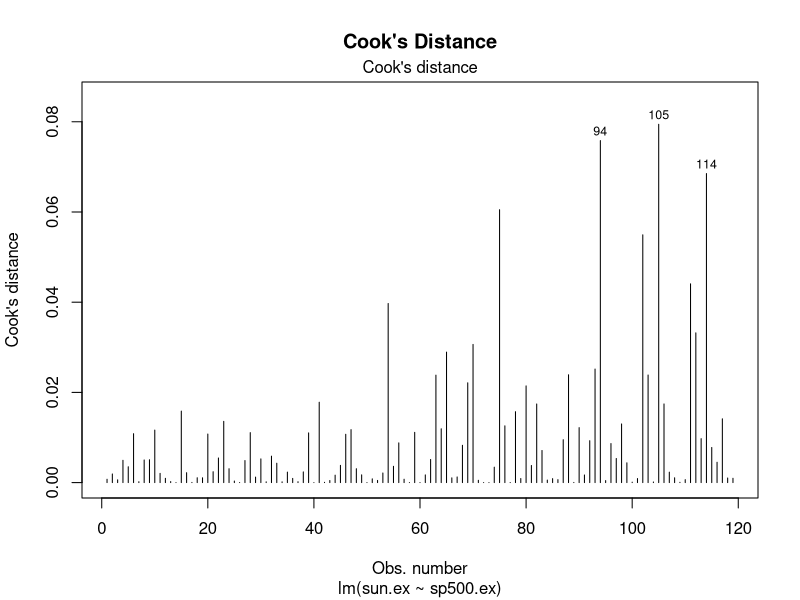
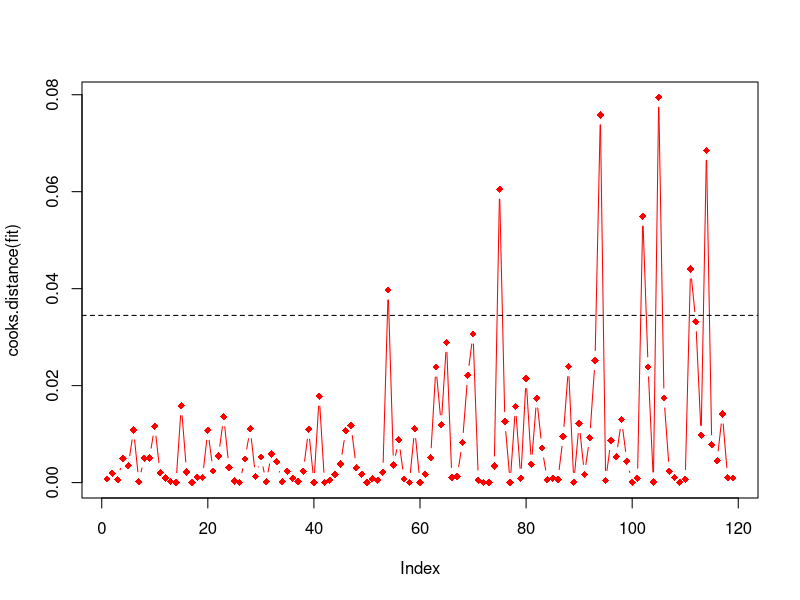
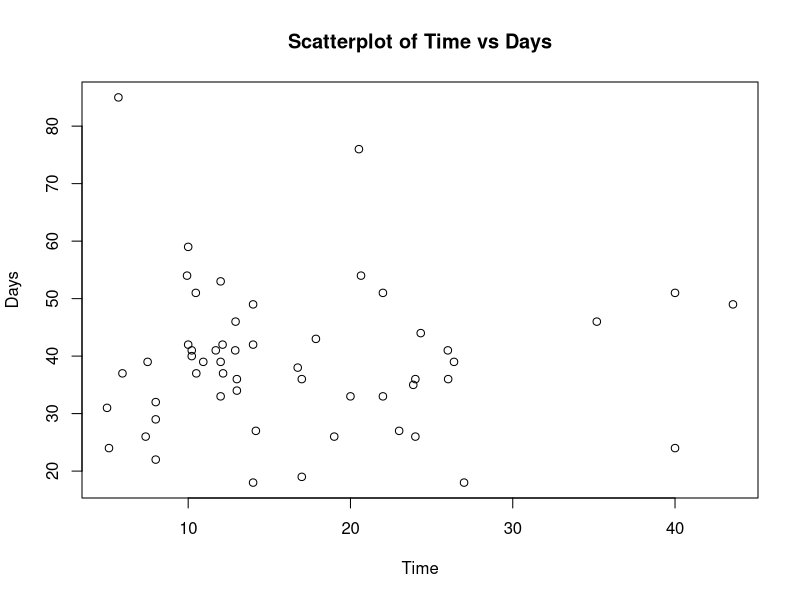
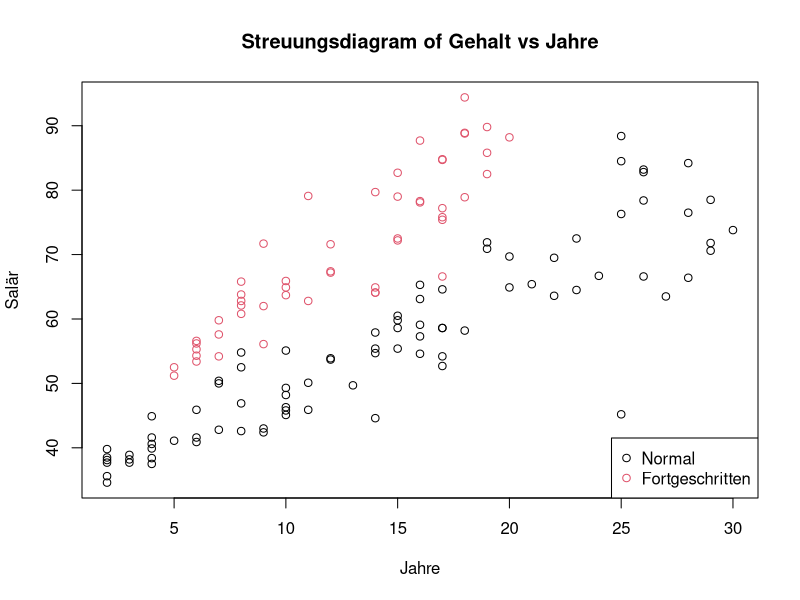
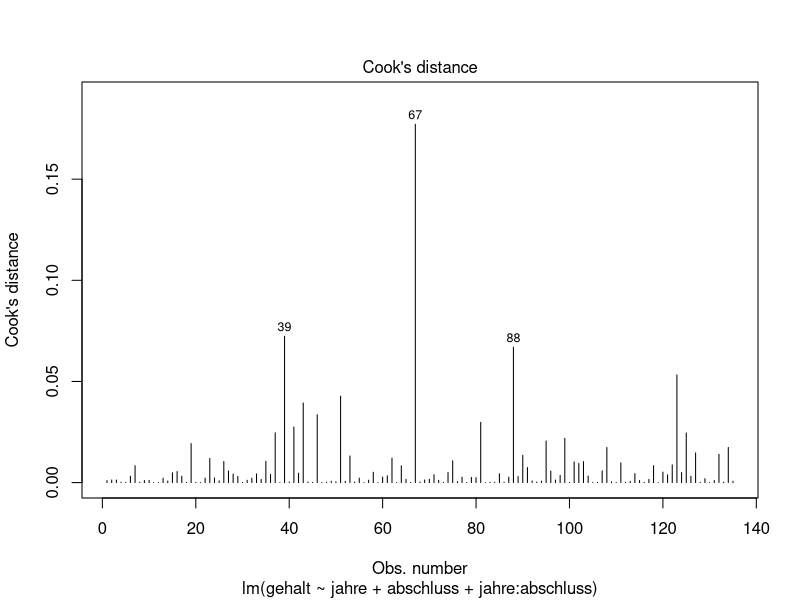
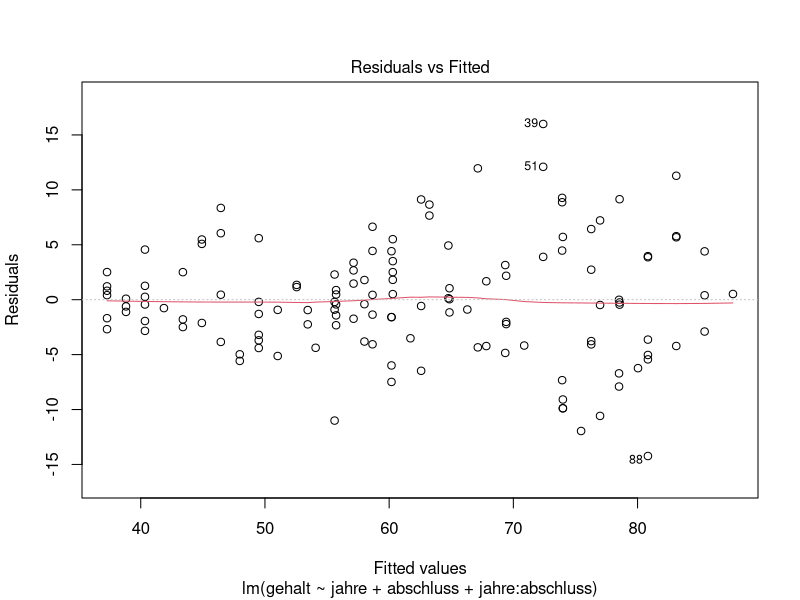
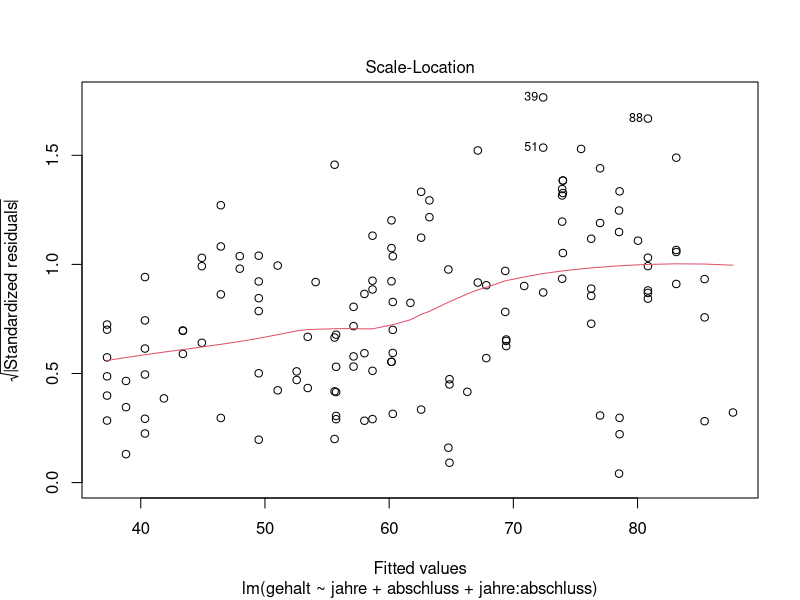
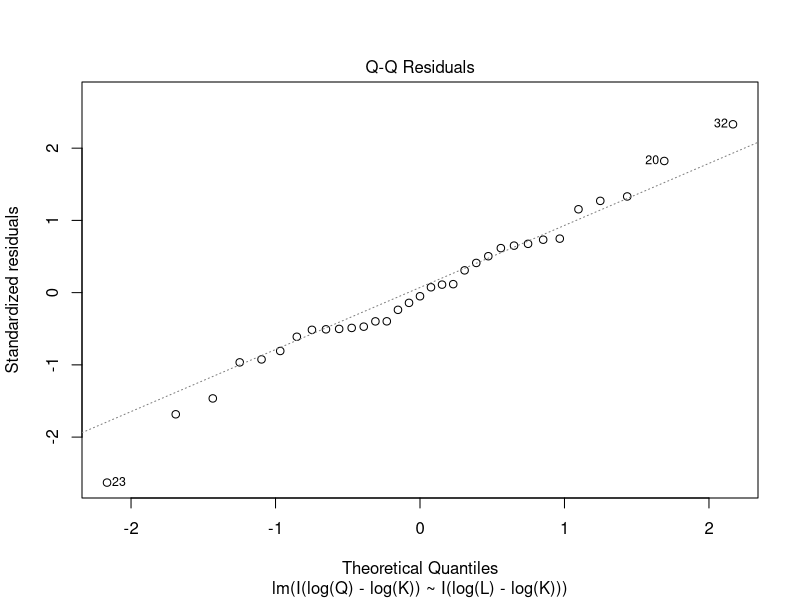

The R script that drew these images, in order:
## ---- chunk 1
# Erstellen des Datensatzes
ross_13_3_6 <- matrix(c(12, 10, 4, 32, 40, 38, 7, 12, 25),
    nrow = 3, byrow = TRUE,
    dimnames = list(c("Above", "Average", "Below"), c("1", "2", "3+"))
)
ross_13_3_6
## ---- chunk 2
# Durchführung des Chi-Quadrat-Tests
chisq_test <- chisq.test(ross_13_3_6)
chisq_test
## ---- chunk 3
round(chisq.test(ross_13_3_6)$expected, 1)
## ---- chunk 4
# Einlesen der Daten für Aufgabe 2
medikament <- read.csv("data/medikament.csv")
head(medikament)
## ---- chunk 5
# Berechnung des Konfidenz-Intervalls
senkung <- medikament$before - medikament$after
ci <- t.test(senkung)$conf.int
ci
## ---- chunk 6
# Berechnung der Korrelation
cor(medikament$before, medikament$after)
## ---- chunk 7
# Direkte Berechnung von s_D
sd(senkung)

# Indirekte Berechnung von s_D
sqrt(var(medikament$before) + var(medikament$after) - 2 *
    cor(medikament$before, medikament$after) * sd(medikament$before) * sd(medikament$after))
## ---- chunk 8
# Einlesen der Placebodaten
placebo <- read.csv("data/placebo.csv")

# Berechnung der Konfidenz-Intervalle für die Differenzen
senkung_placebo <- placebo$before - placebo$after
t.test(senkung, senkung_placebo)$conf.int
## ---- chunk 9
# Einlesen der Daten für Aufgabe 3
aktien <- read.csv("data/aktien.csv")
head(aktien)
## ---- chunk 10
# CAPM-Modell
fit <- lm(sun.ex ~ sp500.ex, data = aktien)
summary(fit)
## ---- chunk 11
# Berechnung der Cook's Distance
plot(fit, main = "Cook's Distance", which = 4)
plot(cooks.distance(fit), type = "b", pch = 18, col = "red")
N <- nrow(aktien)
k <- 2
cutoff <- 4 / (N - k - 1)
abline(h = cutoff, lty = 2)
## ---- chunk 12
# Konfidenz-Intervall für Beta
confint(fit)["sp500.ex", ]
## ---- chunk 13
# Hypothesentest für Alpha
summary(fit)$coefficients["(Intercept)", ]
## ---- chunk 14
# Vorhersage
new_data <- data.frame(sp500.ex = 3)
predict(fit, newdata = new_data)
## ---- chunk 15
# Konfidenz-Intervall
predict(fit, newdata = new_data, interval = "confidence")
## ---- chunk 16
# Einlesen der Daten für Aufgabe 4
boegg <- read.csv("data/boegg.csv")
head(boegg)
## ---- chunk 17
# Streudiagramm
plot(boegg$time, boegg$days, xlab = "Time", ylab = "Days", main = "Scatterplot of Time vs Days")
## ---- chunk 18
# Lineares Modell
fit_boegg <- lm(days ~ time, data = boegg)
summary(fit_boegg)
## ---- chunk 19
# Hypothesentest
summary(fit_boegg)$coefficients["time", ]
## ---- chunk 20
# Vorhersage für 2019
new_data <- data.frame(time = 17.73)
predict(fit_boegg, newdata = new_data, interval = "prediction", level = 0.90)
## ---- chunk 21
# Entfernung der einflussreichen Beobachtungen
cooksd_boegg <- cooks.distance(fit_boegg)
influential_boegg <- which(cooksd_boegg > (4 / (nrow(boegg) - 2 - 1)))
boegg_no_infl <- boegg[-influential_boegg, ]

# Neues Modell ohne einflussreiche Beobachtungen
fit_boegg_no_infl <- lm(days ~ time, data = boegg_no_infl)
summary(fit_boegg_no_infl)
predict(fit_boegg_no_infl, data.frame(year = 2019, days = 10, time = 17.73),
    interval = "prediction", level = 0.90
)
## ---- chunk 22
# Einlesen der Daten für Aufgabe 5
cocaine <- read.csv("data/cocaine.csv")
## ---- chunk 23
fit_cocaine <- lm(price ~ quant + qual + trend, data = cocaine)
summary(fit_cocaine)
## ---- chunk 24
# option 1
predict(fit_cocaine, data.frame(price = 0, quant = 100, qual = 60, trend = 10), se = T)

# option 2
predict(fit_cocaine, data.frame(price = 0, quant = 100, qual = 60, trend = 10), interval = "prediction", level = 0.90)
## ---- chunk 25
# Einlesen der Daten für Aufgabe 6
berufe <- read.csv("data/berufe.csv")
## ---- chunk 26
plot(berufe$jahre, berufe$gehalt,
    col = berufe$abschluss + 1, xlab = "Jahre", ylab = "Salär", main =
        "Streuungsdiagram of Gehalt vs Jahre"
)
legend("bottomright", legend = c("Normal", "Fortgeschritten"), col = 1:2, pch = 1)
## ---- chunk 27
fit_beruf <- lm(gehalt ~ jahre + abschluss, data = berufe)
summary(fit_beruf)
## ---- chunk 28
fit_beruf_2 <- lm(gehalt ~ jahre + abschluss, data = berufe)
summary(fit_beruf_2)
## ---- chunk 29
fit_beruf_3 <- lm(gehalt ~ jahre + abschluss + jahre:abschluss, data = berufe)
summary(fit_beruf_3)
## ---- chunk 30
# Suchen nach Ausreissern (Cook's Distance, obs. 67 sieht nach Ausreisser aus)
plot(fit_beruf_3, which = 4)
fit_beruf_4 <- lm(gehalt ~ jahre + abschluss + jahre:abschluss, data = berufe[-67, ])
summary(fit_beruf_4)
## ---- chunk 31
confint(fit_beruf_4, level = 0.9)["jahre", ]
plot(fit_beruf_4, which = 1)
plot(fit_beruf_4, which = 3)
## ---- chunk 32
# HC3 Inference
lmtest::coeftest(fit_beruf_4, vcov = sandwich::vcovHC(fit_beruf_4, type = "HC3"))["jahre", ]
## ---- chunk 33
# Einlesen der Daten für Aufgabe 7
production <- read.csv("data/production.csv")
## ---- chunk 34
fit_production <- lm(log(Q) ~ log(L) + log(K), data = production)
fit_constant_returns <- lm(I(log(Q) - log(K)) ~ I(log(L) - log(K)), data = production)
summary(fit_production)
summary(fit_constant_returns)
## ---- chunk 35
car::linearHypothesis(fit_production, hypothesis.matrix = c(0, 1, 1), rhs = 1)
## ---- chunk 36
predict(fit_constant_returns, data.frame(K = 20, L = 25, Q = 0), se = T)
qt(0.975, 31)
0.109 + 2.039513 * sqrt(0.0947^2 + 0.21349^2)
exp(-0.3673303 + log(20))
exp(0.5853303 + log(20))
## ---- chunk 37
exp(predict(fit_constant_returns, data.frame(K = 20, L = 25, Q = 0),
    interval = "prediction", level = 0.95
) + log(20))
## ---- chunk 38
plot(fit_constant_returns, which = 2)
